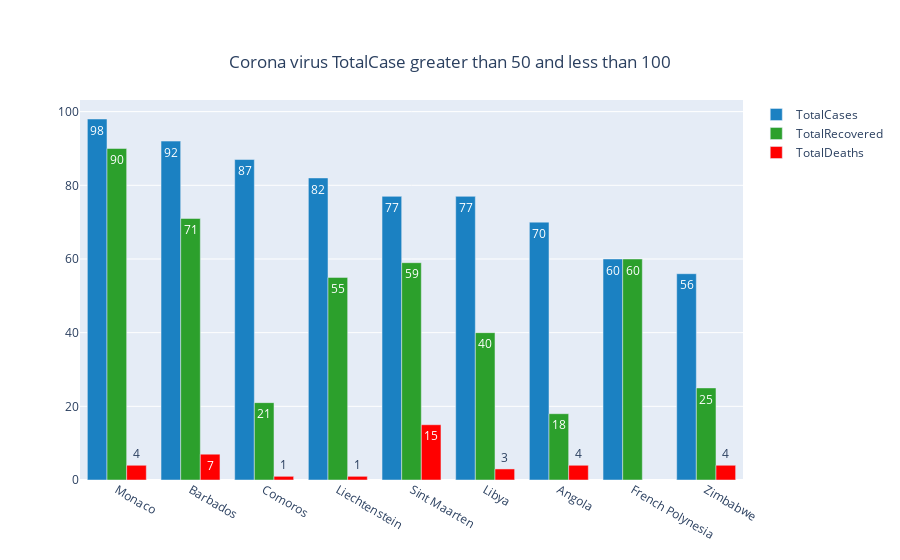

Notebook code for this chart:
### Code cell
fig = go.Figure()

fig.add_trace(go.Bar(
    x=df["Country,Other"][((df.TotalCases<100 )&(df.TotalCases>50))],
    y=df.TotalCases[((df.TotalCases<100 )&(df.TotalCases>50))],
    name='TotalCases',
    marker_color='#1b81c2',
    text=df.TotalCases[((df.TotalCases<100 )&(df.TotalCases>50))],
    textposition='auto'
))
fig.add_trace(go.Bar(
    x=df["Country,Other"][((df.TotalCases<100 )&(df.TotalCases>50))],
    y=df["TotalRecovered"][((df.TotalCases<100 )&(df.TotalCases>50))],
    name='TotalRecovered',
    marker_color='#2ca02c',
    text=df.TotalRecovered[((df.TotalCases<100 )&(df.TotalCases>50))],
    textposition='auto'
))

fig.add_trace(go.Bar(
    x=df["Country,Other"][((df.TotalCases<100 )&(df.TotalCases>50))],
    y=df.TotalDeaths[((df.TotalCases<100 )&(df.TotalCases>50))],
    name='TotalDeaths',
    marker_color='red',
    text=df.TotalDeaths[((df.TotalCases<100 )&(df.TotalCases>50))],
    textposition='auto'
))
fig.update_layout(
    title={
        'text': "Corona virus TotalCase greater than 50 and less than 100",
        'y':0.9,
        'x':0.5,
        'xanchor': 'center',
        'yanchor': 'top'})
fig.show()

### Figure 1 — Plotly figure (JSON) as saved in the notebook; plotly's stock layout.template omitted (floating-point values rounded to 4 significant figures)
{"data": [{"marker": {"color": "#1b81c2"}, "name": "TotalCases", "text": [98, 92, 87, 82, 77, 77, 70, 60, 56], "textposition": "auto", "type": "bar", "x": ["Monaco", "Barbados", "Comoros", "Liechtenstein", "Sint Maarten", "Libya", "Angola", "French Polynesia", "Zimbabwe"], "y": [98, 92, 87, 82, 77, 77, 70, 60, 56]}, {"marker": {"color": "#2ca02c"}, "name": "TotalRecovered", "text": [90, 71, 21, 55, 59, 40, 18, 60, 25], "textposition": "auto", "type": "bar", "x": ["Monaco", "Barbados", "Comoros", "Liechtenstein", "Sint Maarten", "Libya", "Angola", "French Polynesia", "Zimbabwe"], "y": [90, 71, 21, 55, 59, 40, 18, 60, 25]}, {"marker": {"color": "red"}, "name": "TotalDeaths", "text": [4, 7, 1, 1, 15, 3, 4, null, 4], "textposition": "auto", "type": "bar", "x": ["Monaco", "Barbados", "Comoros", "Liechtenstein", "Sint Maarten", "Libya", "Angola", "French Polynesia", "Zimbabwe"], "y": [4, 7, 1, 1, 15, 3, 4, null, 4]}], "layout": {"title": {"text": "Corona virus TotalCase greater than 50 and less than 100", "x": 0.5, "xanchor": "center", "y": 0.9, "yanchor": "top"}}}
